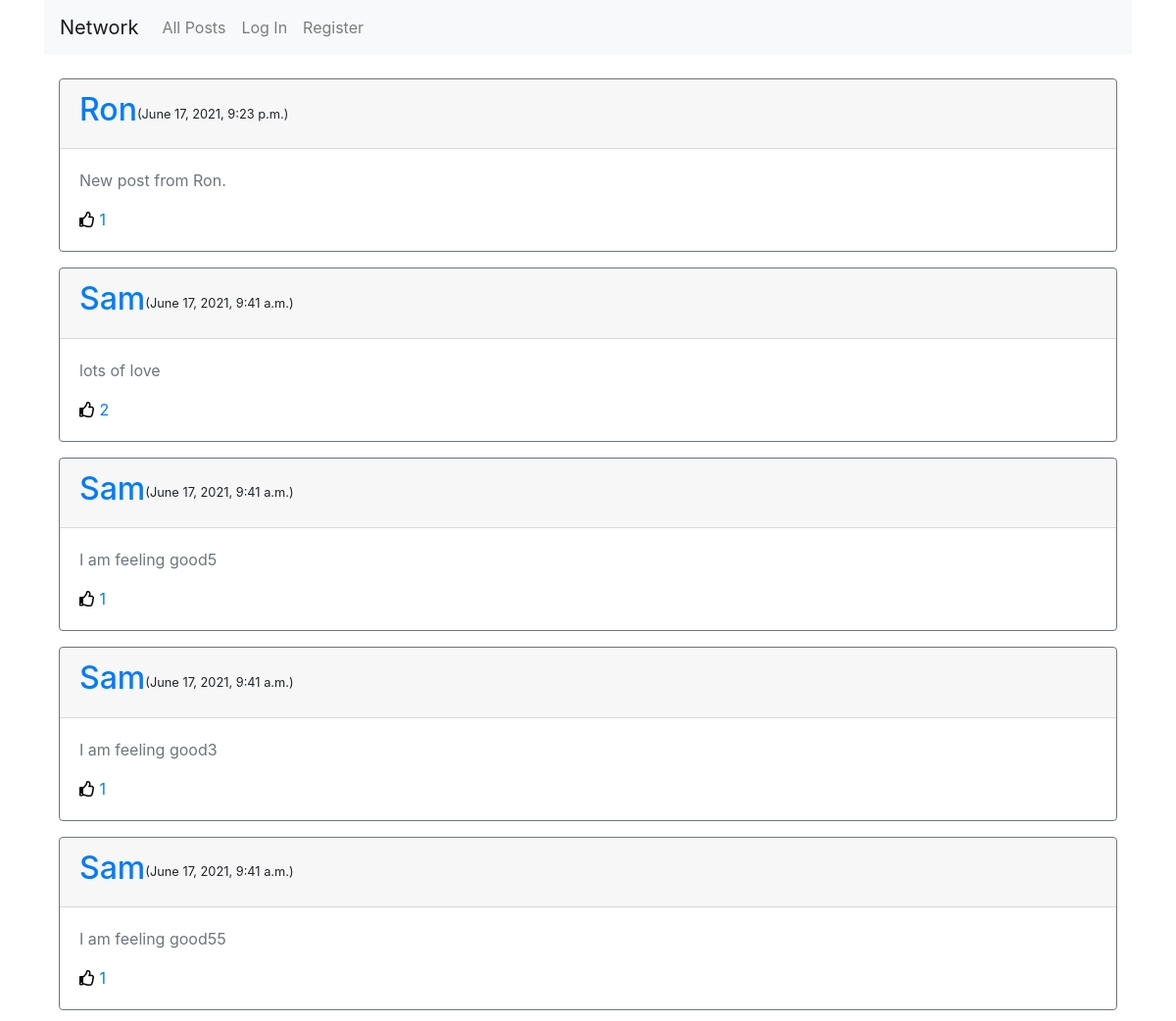
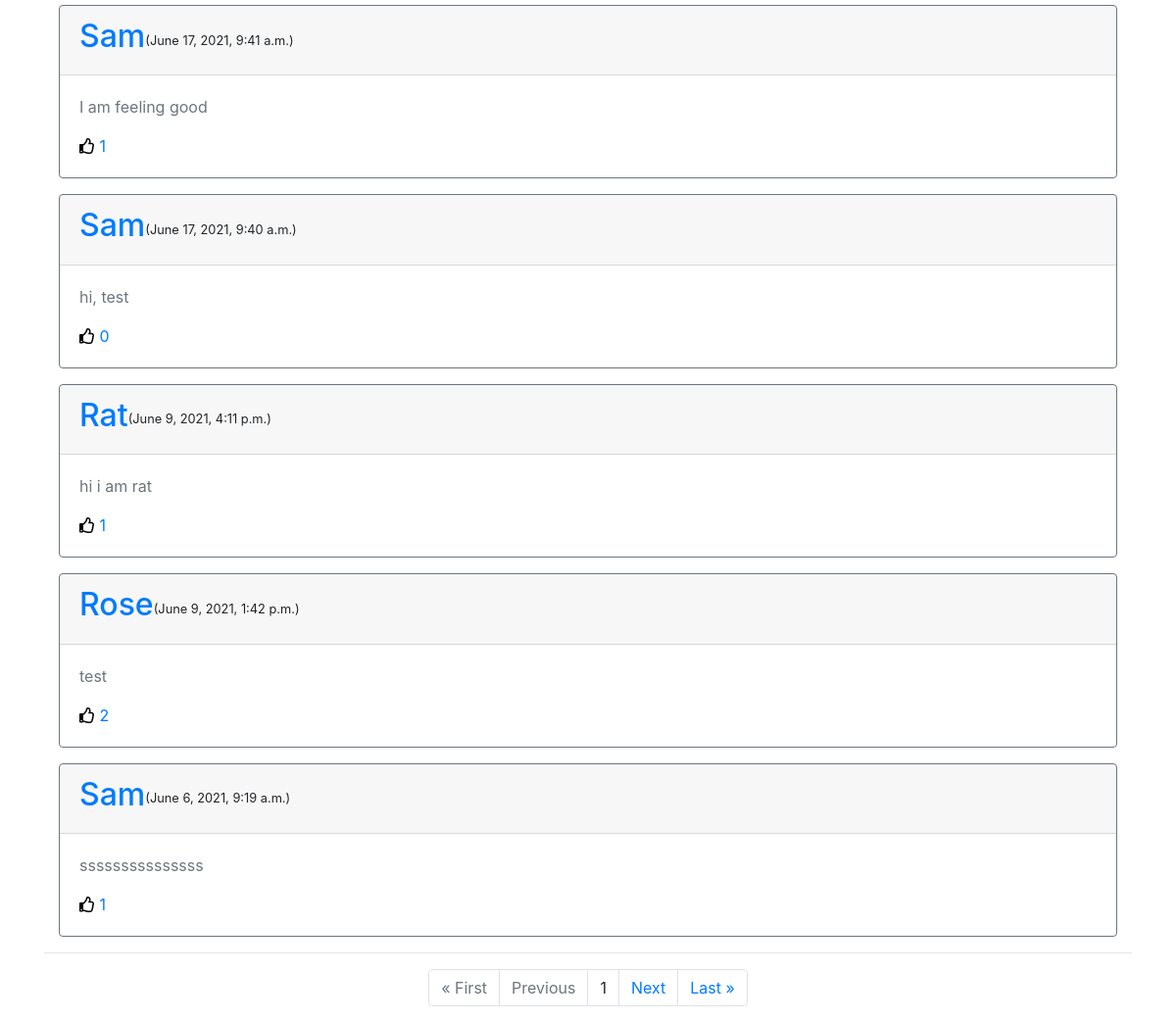
The page / on the database its author committed (2 pictures, top to bottom).
### network/models.py (models this page shows, shortened)
class Post(models.Model):
    content = models.CharField(max_length=255)
    user = models.ForeignKey('User', on_delete=models.CASCADE, related_name='author')
    date = models.DateTimeField(default=datetime.now())
    liked = models.ManyToManyField('User', default=None, blank=True, related_name='post_likes')

class User(AbstractUser):
    pass

### network/views.py (the view)
# urls.py: path("", views.index, name="index"),
def index(request):
    if request.method == "POST":
        user = request.user
        content = request.POST["post"]
        date = datetime.now()
        if content != "":
            Post.objects.create(user = user, content = content, date = date)
    posts = Post.objects.all().order_by('-date')
    paginator = Paginator(posts, 10)
    page_number = request.GET.get('page')
    page_obj = paginator.get_page(page_number)
    return render(request, "network/index.html", {
        "page_obj": page_obj
    })

### network/templates/network/index.html (shortened to what this page needs)
{% extends "network/layout.html" %}
{% load static %}
{% block body %}
{% for post in page_obj %}
<div class="container">
  <div class="card border-secondary mb-3 post-object{{post.id}}">
    <div class="card-header d-flex align-items-center">
      <h2 class=""><a href="{% url 'profile' post.user.username %} ">{{post.user|title}}</a></h2>
      <small class="  "> ({{post.date}})</small>
    </div>
    <div class="card-body text-secondary">
      <p class="card-text post-object-content{{post.id}}">{{post.content}}</p>
        <div class="d-flex justify-content-between">
          {% if user.is_authenticated %}
              {% if request.user in post.liked.all %}
              <div class="">
                <a class="like" href="#" data-postid="{{ post.id }}" id="{{post.id}}" data-total="{{post.liked.all.count}}"  data-value="Unlike" value="submit">
                  <i class="far fa-thumbs-up" id="like{{post.id}}" style="color:red;"></i>
                  <span id="liked{{post.id}}"> {{post.liked.all.count}}</span>
                </a>
              </div>
                {% else %}
              <div class="">
                <a class="like" href="#" data-postid="{{ post.id }}" id="{{post.id}}" data-total="{{post.liked.all.count}}"  data-value="Like" value="submit">
                  <i class="far fa-thumbs-up" id="like{{post.id}}" style="color:black;"></i>
                  <span id="liked{{post.id}}"> {{post.liked.all.count}}</span>
                </a>
              </div>
              {% endif %}
              {% if request.user == post.user %}
              <div class="float-right">
                <button type="button" class="btn btn-success" id="edit-button" data-content="{{post.content}}" data-postid="{{post.id}}" data-toggle="modal" data-target="#edit">Edit</button>
              </div>
              {% endif %}
          {% else %}
              <a class="like" href="#" data-postid="{{ post.id }}" id="{{post.id}}" data-total="{{post.liked.all.count}}"  data-value="Unlike" value="submit">
                <i class="far fa-thumbs-up" id="like{{post.id}}" style="color:black;"></i>
                <span id="liked{{post.id}}"> {{post.liked.all.count}}</span>
              </a>
          {% endif %}
        </div>
    </div>
  </div>
</div>
{% endfor %}
    <hr>
        <div class="container">
            <ul class="pagination justify-content-center">
                {% if page_obj.has_previous %}
                    <li class="page-item"><a href="?page=1" class="page-link">&laquo; First</a></li>
                    <li class="page-item"><a href="?page={{ page_obj.previous_page_number }}" class="page-link">Previous</a></li>
                {% else %}
                <li class="page-item disabled"><a class="page-link">&laquo; First</a></li>
                <li class="page-item disabled"><a class="page-link">Previous</a></li>
                {% endif %}
                {% if page_obj.number %}
                <li class="page-item"><a class="page-link">{{ page_obj.number }}</a></li>
                {% else %}
                <li class="page-item"><a class="page-link">0</a></li>
                {% endif %}
                {% if page_obj.has_next %}
                <li class="page-item"><a href="?page={{ page_obj.next_page_number }}" class="page-link">Next</a></li>
                <li class="page-item"><a href="?page={{ page_obj.paginator.num_pages }}" class="page-link">Last &raquo;</a></li>
                {% else %}
                <li class="page-item disabled"><a class="page-link">Next</a></li>
                <li class="page-item disabled"><a class="page-link">Last &raquo;</a></li>
                {% endif %}
            </ul>
        </div>
{% endblock %}

### network/templates/network/layout.html (shortened to what this page needs)
{% load static %}
<!DOCTYPE html>
<html lang="en">
    <head>
        <link rel="stylesheet" href="https://stackpath.bootstrapcdn.com/bootstrap/4.4.1/css/bootstrap.min.css">
        <link href="{% static 'network/styles.css' %}" rel="stylesheet">
        <link rel="stylesheet" href="https://cdnjs.cloudflare.com/ajax/libs/font-awesome/5.15.3/css/all.min.css">
    </head>
    <body>
        <div class="container">
            <nav class="navbar navbar-expand-lg navbar-light bg-light mb-4">
                <a class="navbar-brand" href="#">Network</a>
                <div>
                <ul class="navbar-nav mr-auto">
                    <li class="nav-item">
                    <a class="nav-link" href="{% url 'index' %}">All Posts</a>
                    </li>
                    {% if user.is_authenticated %}
                        <li class="nav-item">
                            <a class="nav-link" href="{% url 'following'%}">Following</a>
                        </li>
                        <li class="nav-item">
                            <a class="nav-link" href="{% url 'logout' %}">Log Out</a>
                        </li>
                    {% else %}
                        <li class="nav-item">
                            <a class="nav-link" href="{% url 'login' %}">Log In</a>
                        </li>
                        <li class="nav-item">
                            <a class="nav-link" href="{% url 'register' %}">Register</a>
                        </li>
                    {% endif %}
                </ul>
                </div>
            </nav>
            <div class="body">
                    {% block body %}
                    {% endblock %}
            </div>
        </div>
    </body>
</html>

### rows shown on the page
Post: user "Ron", date "June 17, 2021, 9:23 p.m.", content "New post from Ron.", liked.all.count "1"
Post: user "Sam", date "June 17, 2021, 9:41 a.m.", content "lots of love", liked.all.count "2"
Post: user "Sam", date "June 17, 2021, 9:41 a.m.", content "I am feeling good5", liked.all.count "1"
Post: user "Sam", date "June 17, 2021, 9:41 a.m.", content "I am feeling good3", liked.all.count "1"
Post: user "Sam", date "June 17, 2021, 9:41 a.m.", content "I am feeling good55", liked.all.count "1"
Post: user "Sam", date "June 17, 2021, 9:41 a.m.", content "I am feeling good", liked.all.count "1"
Post: user "Sam", date "June 17, 2021, 9:40 a.m.", content "hi, test", liked.all.count "0"
Post: user "Rat", date "June 9, 2021, 4:11 p.m.", content "hi i am rat", liked.all.count "1"
Post: user "Rose", date "June 9, 2021, 1:42 p.m.", content "test", liked.all.count "2"
Post: user "Sam", date "June 6, 2021, 9:19 a.m.", content "sssssssssssssss", liked.all.count "1"

### other values the page prints
{{ page_obj.number }} "1"
